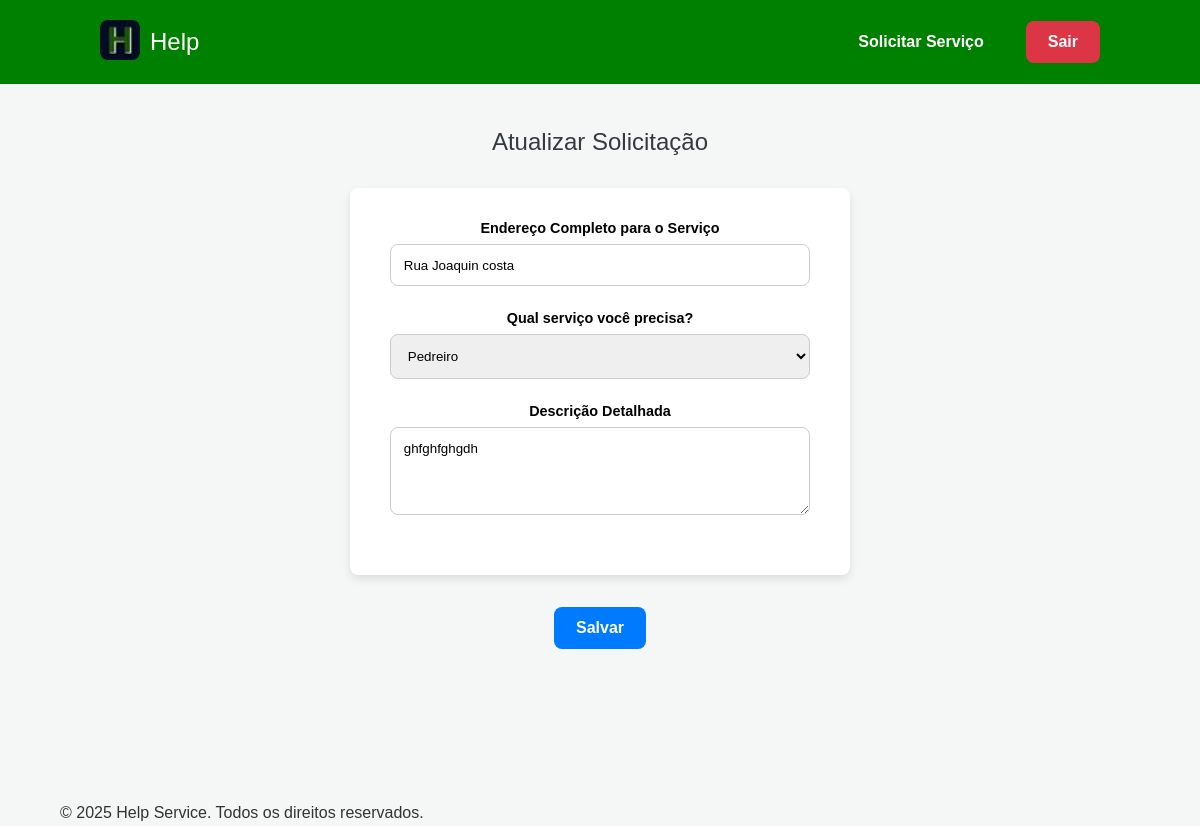
/sistema/atualizar/3/ (signed in), run on the app's committed database.
### sistema/models.py (models this page shows, shortened)
class Servico(models.Model):
    TIPO_SERVICO_CHOICES = [
        ('pedreiro', 'Pedreiro'),
        ('marido_de_aluguel', 'Marido de Aluguel'),
        ('piscineiro', 'Piscineiro'),
    ]
    usuario = models.ForeignKey(User, on_delete=models.CASCADE)
    endereco = models.CharField(max_length=255)
    tipo_servico = models.CharField(max_length=20, choices=TIPO_SERVICO_CHOICES)
    descricao = models.TextField()
    data_solicitacao = models.DateTimeField(auto_now_add=True)

### sistema/views.py (the view)
# urls.py: path('atualizar/<int:servico_id>/', views.atualizar_servico, name='atualizar_servico'),
@login_required
def atualizar_servico(request, servico_id):
    servico = get_object_or_404(Servico, id=servico_id, usuario=request.user)
    if request.method == 'POST':
        form = ServicoForm(request.POST, instance=servico)
        if form.is_valid():
            form.save()
            messages.success(request, 'Sua solicitação foi atualizada.')
            return redirect('sistema:homeUser')
    else:
        form = ServicoForm(instance=servico)
    return render(request, 'sistema/criarServico.html', {'form': form, 'titulo': 'Atualizar Solicitação'})

### sistema/forms.py
class ServicoForm(forms.ModelForm):
    class Meta:
        model = Servico
        fields = ['endereco', 'tipo_servico', 'descricao']
        widgets = {
            'tipo_servico': forms.Select(attrs={'class': 'form-select'}),
            'endereco': forms.TextInput(attrs={'placeholder': 'Ex: Rua das Flores, 123, Bairro, Cidade - RJ'}),
            'descricao': forms.Textarea(attrs={'rows': 4, 'placeholder': 'Descreva em detalhes o que precisa ser feito.'}),
        }
        labels = {
            'endereco': 'Endereço Completo para o Serviço',
            'tipo_servico': 'Qual serviço você precisa?',
            'descricao': 'Descrição Detalhada',
        }

### sistema/templates/sistema/criarServico.html (shortened to what this page needs)
{% extends 'global/partials/base.html' %}
{% block nav %}
    {% include 'global/partials/navUser.html' %}
{% endblock nav %}
{% block content %}
<div class="main-content container">
    <h2>{{ titulo }}</h2>
    <form method="POST">
        <div class="form-wrapper">
            {% for field in form %}
                <div class="form-group">
                    <label for="{{ field.id_for_label }}">{{ field.label }}</label>
                    {{ field }}
                </div>
            {% endfor %}
        </div>
        <div class="form-group">
            <button type="submit" class="btn btn-azul">Salvar</button>
        </div>
    </form>
</div>
{% endblock content %}

### base/static/global/css/nav.css (style rules this page uses)
* { margin: 0; padding: 0; box-sizing: border-box; font-family: Arial, sans-serif; }
body, html { height: 100%; width: 100%; }

### base/static/global/css/style.css (style rules this page uses)
:root { --primary-color: #007bff; --secondary-color: #6c757d; --success-color: #28a745; --danger-color: #dc3545; --warning-color: #ffc107; --light-color: #f8f9fa; --dark-color: #343a40; --text-color: #333; --background-color: #f4f7f6; --border-radius: 8px; --box-shadow: 0 4px 8px rgba(0,0,0,0.1); }
body { font-family: -apple-system, BlinkMacSystemFont, 'Segoe UI', Roboto, 'Helvetica Neue', Arial, sans-serif; margin: 0; padding: 0; background-color: var(--background-color); color: var(--text-color); display: flex; flex-direction: column; min-height: 100vh; }
.container { width: 90%; max-width: 1100px; margin: 0 auto; }
h1, h2, h3 { color: var(--dark-color); margin-bottom: 1.5rem; font-weight: 500; }
.form-wrapper { background: #fff; padding: 2rem 2.5rem; border-radius: var(--border-radius); box-shadow: var(--box-shadow); max-width: 500px; margin: 2rem auto; }
.form-group { margin-bottom: 1.5rem; }
.form-group label { display: block; margin-bottom: 0.5rem; font-weight: bold; font-size: 0.9rem; }
.form-group input, .form-group textarea, .form-group select { width: 100%; padding: 0.8rem; border: 1px solid #ccc; border-radius: var(--border-radius); box-sizing: border-box; }
.btn { display: inline-block; padding: 10px 20px; border-radius: 8px; font-size: 1rem; font-weight: bold; cursor: pointer; text-align: center; text-decoration: none; border: 2px solid transparent; transition: all 0.3s ease; }
.btn-azul { background-color: #007bff; color: #ffffff; }

### data on the page
Servico: form "Rua Joaquin costa" "Pedreiro" "ghfghfghgdh"

### other printed values
{{ titulo }} "Atualizar Solicitação"
{{ field.label }} "Endereço Completo para o Serviço" "Qual serviço você precisa?" "Descrição Detalhada"
